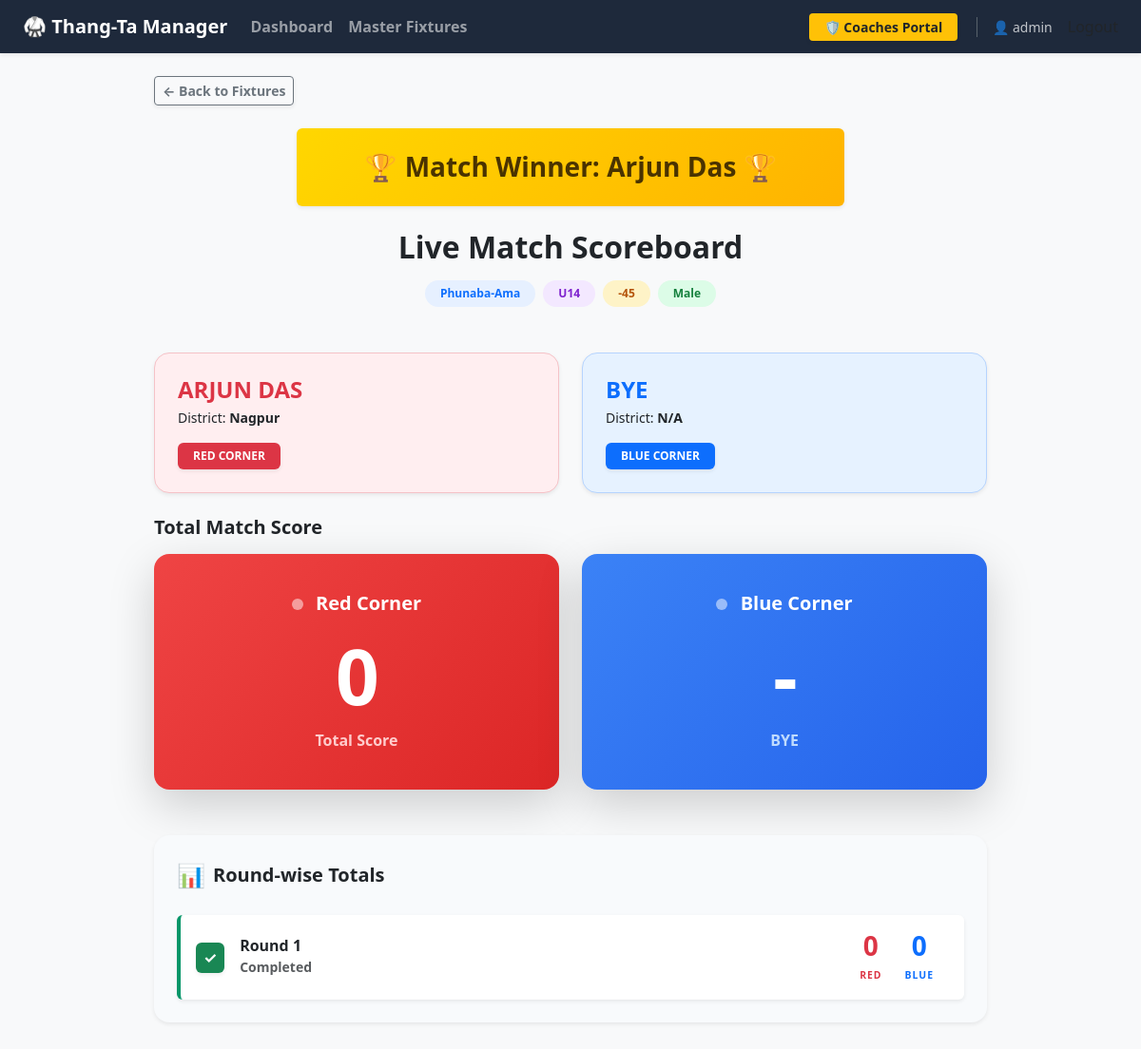
Screenshot of /match/145/summary/ (signed in) with the database file from the repository.
### thangta/models.py (models this page shows, shortened)
class CustomUser(AbstractUser):
    class Role(models.TextChoices):
        ADMIN = 'ADMIN', 'Admin'
        JUDGE = 'JUDGE', 'Judge'
        SCORER = 'SCORER', 'Scorer'
    role = models.CharField(
        max_length=50,
        choices=Role.choices,
        default=Role.SCORER
    )
    district = models.CharField(max_length=100, null=True, blank=True)
    district_code = models.CharField(max_length=20, null=True, blank=True)

class Match(models.Model):
    tournament = models.ForeignKey(Tournament, on_delete=models.CASCADE)
    event_type = models.CharField(max_length=50)
    age_category = models.CharField(max_length=3)
    weight_category = models.CharField(max_length=4)
    gender = models.CharField(max_length=10)
    is_active = models.BooleanField(default=False)
    is_completed = models.BooleanField(default=False)
    round_number = models.IntegerField(default=1)
    current_round = models.IntegerField(default=1) # Tracks Round 1, Round 2, or 3 (Tie Breaker)
    current_sub_round = models.IntegerField(default=1)
    match_sequence = models.IntegerField(help_text="Order of the match in this round")
    current_sub_round = models.IntegerField(default=1)
    active_scorers = models.ManyToManyField(CustomUser, blank=True, related_name='scoring_matches')
    ring_number = models.IntegerField(default=1)
    participant_red = models.ForeignKey(Participant, related_name='matches_as_red', on_delete=models.CASCADE)
    participant_blue = models.ForeignKey(Participant, related_name='matches_as_blue', on_delete=models.CASCADE, null=True, blank=True)
    winner = models.ForeignKey(Participant, related_name='matches_won', on_delete=models.SET_NULL, null=True, blank=True)
    round_1_red = models.IntegerField(default=0)
    round_1_blue = models.IntegerField(default=0)
    round_2_red = models.IntegerField(default=0)
    round_2_blue = models.IntegerField(default=0)
    round_3_red = models.IntegerField(default=0)
    round_3_blue = models.IntegerField(default=0)
    @property
    def grand_total_red(self):
        total = (self.round_1_red or 0) + (self.round_2_red or 0) + (self.round_3_red or 0)
        return max(0, total)

class Participant(models.Model):
    class GenderChoices(models.TextChoices):
        MALE = 'Male', 'Male'
        FEMALE = 'Female', 'Female'
    class EventTypeChoices(models.TextChoices):
        PHUNABA_AMA = 'Phunaba-Ama', 'Phunaba-Ama'
        PHUNABA_ANISHUBA = 'Phunaba-Anishuba', 'Phunaba-Anishuba'
    class AgeCategory(models.TextChoices):
        UNDER_14 = 'U14', 'Under 14'
        UNDER_18 = 'U18', 'Under 18'
        OVER_18 = 'O18', 'Over 18'
    class WeightCategory(models.TextChoices):
        MINUS_21 = '-21', '-21 Kg'
        MINUS_25 = '-25', '-25 Kg'
        MINUS_29 = '-29', '-29 Kg'
        MINUS_33 = '-33', '-33 Kg'
        MINUS_37 = '-37', '-37 Kg'
        MINUS_40 = '-40', '-40 Kg'
        MINUS_41 = '-41', '-41 Kg'
        MINUS_44 = '-44', '-44 Kg'
        MINUS_45 = '-45', '-45 Kg'
        MINUS_49 = '-49', '-49 Kg'
        MINUS_52 = '-52', '-52 Kg'
        MINUS_53 = '-53', '-53 Kg'
        MINUS_56 = '-56', '-56 Kg'
        MINUS_75 = '-75', '-75 Kg'
        PLUS_53 = '+53', '+53 Kg'
    tournament = models.ForeignKey(
        Tournament,
        on_delete=models.CASCADE,
        related_name='participants',
        null=True, blank=True
    )
    name = models.CharField(max_length=200, null=True, blank=True)
    actual_age = models.IntegerField(null=True, blank=True, help_text="Age in numbers")
    date_of_birth = models.DateField(null=True, blank=True) # Add this!
    age = models.IntegerField(default = 0)
    gender = models.CharField(max_length=10, choices=GenderChoices.choices, null=True, blank=True)
    contact = models.CharField(max_length=15, null=True, blank=True)
    district = models.CharField(max_length=100)
    district_code = models.CharField(max_length=20)
    event_type = models.CharField(max_length=50, choices=EventTypeChoices.choices, null=True, blank=True)
    age_category = models.CharField(
        max_length=3,
        choices=AgeCategory.choices,
        help_text="Select the participant's age group."
    )
    weight_category = models.CharField(
        max_length=4,
        choices=WeightCategory.choices,
        help_text="Select the participant's weight class."
    )

### thangta/views.py (the view)
# urls.py: path('match/<int:match_id>/summary/', match_summary, name='match-summary'),
@admin_required
def match_summary(request, match_id):
    match = get_object_or_404(Match, id=match_id)
    return render(request, 'match_scoreboard.html', {
        'match': match
    })

### thangta/permissions.py (called while the page is built)
def admin_required(view_func):
    @wraps(view_func)
    def _wrapped_view(request, *args, **kwargs):
        if not request.user.is_authenticated or request.user.role != 'ADMIN':
            raise PermissionDenied  # Triggers a 403 Forbidden error
        return view_func(request, *args, **kwargs)
    return _wrapped_view

### thangta/templates/match_scoreboard.html (shortened to what this page needs)
<!DOCTYPE html>
<html lang="en">
<head>
    <link href="https://cdn.jsdelivr.net/npm/bootstrap@5.3.0/dist/css/bootstrap.min.css" rel="stylesheet">
</head>
<body class="bg-light pb-5">
    {% include 'partials/navbar.html' %}
    <div class="container mt-4" style="max-width: 900px;">
        <div class="mb-4">
            <a href="javascript:history.back()" class="btn btn-sm btn-outline-secondary fw-bold shadow-sm">← Back to Fixtures</a>
        </div>
        <div class="text-center mb-5">
            {% if match.is_completed and match.winner %}
            <div class="row justify-content-center mt-4 mb-2">
                <div class="col-md-8 text-center">
                    <div class="alert shadow-sm border-0" style="background: linear-gradient(135deg, #ffd700 0%, #ffb300 100%); color: #4a3300;">
                        <h3 class="fw-bold m-0 py-2">
                            🏆 Match Winner: {{ match.winner.name }} 🏆
                        </h3>
                    </div>
                </div>
            </div>
            {% endif %}
            <h2 class="fw-bold text-dark mb-3">Live Match Scoreboard</h2>
            <div class="d-flex justify-content-center flex-wrap gap-2">
                <span class="badge rounded-pill pill-blue px-3 py-2 fw-bold">{{ match.event_type }}</span>
                <span class="badge rounded-pill pill-purple px-3 py-2 fw-bold">{{ match.age_category }}</span>
                <span class="badge rounded-pill pill-yellow px-3 py-2 fw-bold">{{ match.weight_category }}</span>
                <span class="badge rounded-pill pill-green px-3 py-2 fw-bold">{{ match.gender }}</span>
            </div>
        </div>
        <div class="row g-4 mb-4">
            <div class="col-md-6">
                <div class="card h-100 bg-light-red rounded-4 shadow-sm">
                    <div class="card-body p-4">
                        <h4 class="fw-bold text-danger text-uppercase mb-1">{{ match.participant_red.name }}</h4>
                        <p class="text-dark small mb-3">District: <strong>{{ match.participant_red.district|default:"N/A" }}</strong></p>
                        <span class="badge bg-danger px-3 py-2 shadow-sm">RED CORNER</span>
                    </div>
                </div>
            </div>
            <div class="col-md-6">
                <div class="card h-100 bg-light-blue rounded-4 shadow-sm">
                    <div class="card-body p-4">
                        <h4 class="fw-bold text-primary text-uppercase mb-1">{{ match.participant_blue.name|default:"BYE" }}</h4>
                        <p class="text-dark small mb-3">District: <strong>{{ match.participant_blue.district|default:"N/A" }}</strong></p>
                        <span class="badge bg-primary px-3 py-2 shadow-sm">BLUE CORNER</span>
                    </div>
                </div>
            </div>
        </div>
       <h5 class="fw-bold text-dark mb-3">Total Match Score</h5>
        <div class="row g-4 mb-5">
            <div class="col-md-6">
                <div class="card border-0 shadow-lg text-white text-center py-4 grad-red rounded-4">
                    <div class="card-body">
                        <h5 class="fw-bold mb-3">
                            <span class="d-inline-block rounded-circle bg-white opacity-50 me-2" style="width: 12px; height: 12px;"></span>
                            Red Corner
                        </h5>
                       <h1 class="display-1 fw-bold mb-0" style="font-size: 5rem; letter-spacing: -2px;">{{ match.grand_total_red }}</h1>
                        <p class="mt-2 mb-0 fw-semibold" style="color: #ffcccc;">Total Score</p>
                    </div>
                </div>
            </div>
            <div class="col-md-6">
                <div class="card border-0 shadow-lg text-white text-center py-4 grad-blue rounded-4">
                    <div class="card-body">
                        <h5 class="fw-bold mb-3">
                            <span class="d-inline-block rounded-circle bg-white opacity-50 me-2" style="width: 12px; height: 12px;"></span>
                            Blue Corner
                        </h5>
                        <h1 class="display-1 fw-bold mb-0" style="font-size: 5rem; letter-spacing: -2px;">
                            {% if match.participant_blue %}
                                {{ match.grand_total_blue }}
                            {% else %}
                                -
                            {% endif %}
                        </h1>
                        <p class="mt-2 mb-0 fw-semibold" style="color: #bfdbfe;">
                            {% if match.participant_blue %}Total Score{% else %}BYE{% endif %}
                        </p>
                    </div>
                </div>
            </div>
        </div>
        <div class="card shadow-sm border-0 rounded-4" style="background-color: #f8fafc;">
            <div class="card-header bg-transparent border-0 pt-4 pb-0 px-4 d-flex align-items-center gap-2">
                <span class="fs-4">📊</span>
                <h5 class="fw-bold text-dark m-0">Round-wise Totals</h5>
            </div>
            <div class="card-body p-4">
                <div class="d-flex flex-column gap-3">
                    {% if match.current_round >= 1 %}
                    <div class="card border-0 shadow-sm {% if match.current_round > 1 or match.is_completed %}round-card-done{% else %}round-card-active{% endif %}">
                        <div class="card-body d-flex justify-content-between align-items-center p-3">
                            <div class="d-flex align-items-center gap-3">
                                {% if match.current_round > 1 or match.is_completed %}
                                    <div class="bg-success text-white rounded px-2 py-1 shadow-sm fw-bold">✓</div>
                                {% else %}
                                    <div class="px-2 py-1"><span class="dot-pulse"></span></div>
                                {% endif %}
                                <div>
                                    <h6 class="fw-bold m-0 text-dark">Round 1</h6>
                                    <small class="text-muted fw-semibold">{% if match.current_round > 1 or match.is_completed %}Completed{% else %}In Progress{% endif %}</small>
                                </div>
                            </div>
                            <div class="d-flex gap-4 pe-3">
                                <div class="text-center">
                                    <h3 class="fw-bold text-danger m-0">{{ match.round_1_red|default:"0" }}</h3>
                                    <small class="text-danger fw-bold" style="font-size: 0.65rem; letter-spacing: 1px;">RED</small>
                                </div>
                                <div class="text-center">
                                    <h3 class="fw-bold text-primary m-0">{{ match.round_1_blue|default:"0" }}</h3>
                                    <small class="text-primary fw-bold" style="font-size: 0.65rem; letter-spacing: 1px;">BLUE</small>
                                </div>
                            </div>
                        </div>
                    </div>
                    {% endif %}
                </div>
            </div>
        </div>
    </div>
</body>
</html>

### thangta/templates/partials/navbar.html (shortened to what this page needs)
<nav class="navbar navbar-expand-lg navbar-dark shadow-sm mb-4" style="background-color: #1e293b;">
    <div class="container-fluid px-4">
        <a class="navbar-brand fw-bold" href="{% url 'tournament-dashboard' %}">
            🥋 Thang-Ta Manager
        </a>
        <div class="collapse navbar-collapse" id="mainNavbar">
            <ul class="navbar-nav me-auto mb-2 mb-lg-0 fw-semibold">
                <li class="nav-item">
                    <a class="nav-link" href="{% url 'tournament-dashboard' %}">Dashboard</a>
                </li>
                <li class="nav-item">
                    <a class="nav-link" href="{% url 'global-fixtures' %}">Master Fixtures</a>
                </li>
            </ul>
            <div class="d-flex align-items-center gap-3">
                <a href="{% url 'district-login-coach' %}" class="btn btn-warning btn-sm fw-bold px-3 shadow-sm text-dark" style="border: none;">
                    🛡️ Coaches Portal
                </a>
                {% if request.user.is_authenticated %}
                    <span class="text-light opacity-75 small border-start border-secondary ps-3 ms-1">
                        👤 {{ request.user.username }}
                    </span>
                    <form action="{% url 'logout' %}" method="POST" class="d-inline">
                        <button type="submit" class="nav-link" style="background: none; border: none; padding: 0; margin: 0; cursor: pointer;">
                        </button>
                    </form>
                {% endif %}
            </div>
        </div>
    </div>
</nav>

### thangta/templates/match_scoreboard.html (style rules this page uses)
.pill-blue { background-color: #e6f0ff; color: #0d6efd; }
.pill-purple { background-color: #f3e8ff; color: #7e22ce; }
.pill-yellow { background-color: #fef3c7; color: #b45309; }
.pill-green { background-color: #dcfce7; color: #15803d; }
.bg-light-red { background-color: #ffeef0; border: 1px solid #f5c2c7; }
.bg-light-blue { background-color: #e6f2ff; border: 1px solid #b6d4fe; }
.grad-red { background: linear-gradient(135deg, #ef4444, #dc2626); }
.grad-blue { background: linear-gradient(135deg, #3b82f6, #2563eb); }
.round-card-done { border-left: 4px solid #059669 !important; }

### rows the page displays
CustomUser: user.username "admin"
Match: winner.name "Arjun Das", event_type "Phunaba-Ama", age_category "U14", weight_category "-45", gender "Male", participant_red.name "ARJUN DAS", participant_red.district "Nagpur", participant_blue.name "BYE", participant_blue.district "N/A", grand_total_red "0", round_1_red "0", round_1_blue "0"
